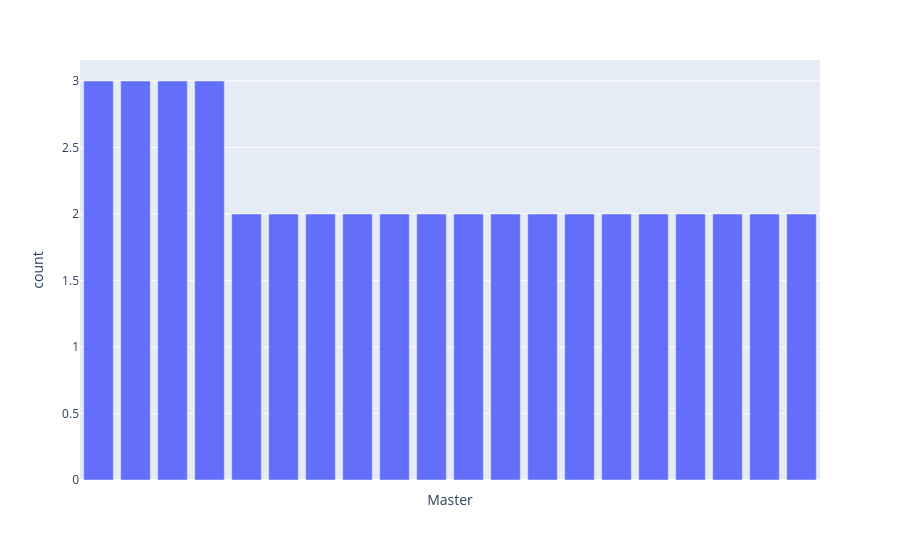

Notebook code cell kept with this figure:
### Code cell
fig = px.bar(data[:20], x="Master", y="count")
fig.update_xaxes(showticklabels=False) # we hide x labels because it takes too much room. We can see school names by hovering bars
fig.show()

### Figure 1 — Plotly figure (JSON) as saved in the notebook; plotly's stock layout.template omitted (floating-point values rounded to 4 significant figures)
{"data": [{"alignmentgroup": "True", "hovertemplate": "Master=%{x}<br>count=%{y}<extra></extra>", "legendgroup": "", "marker": {"color": "#636efa", "pattern": {"shape": ""}}, "name": "", "offsetgroup": "", "orientation": "v", "showlegend": false, "textposition": "auto", "type": "bar", "x": ["Columbia University | Master of Science (M.S.), Financial Engineering", "École Polytechnique | Master's degree, Applied Mathematics", "University of California, Berkeley, Haas School of Business | Master's Degree, Financial Engineering", "Université Paris-Saclay | Master 1 (M1), Mathématiques appliquées", "École Polytechnique | Master 2 (M2), Probabilités et Finance (Ex DEA El Karoui)", "Carnegie Mellon University - Tepper School of Business | Master of Science - MS, Computational Finance", "Cornell University | Master of Engineering - MEng, Financial Engineering", "University of Chicago | Master of Science - MS, Financial Mathematics", "École Polytechnique | MSc Probability & Finance (ex DEA El Karoui)", "ESILV - Ecole Supérieure d'Ingénieurs Léonard de Vinci | Master of Engineering - MEng, Financial Engineering", "University of Oxford | Master's degree, Mathematical and Computational Finance", "École Polytechnique | Master 2 (M2), Data Science", "Princeton University | Master in Finance", "Columbia University | Master of Science (M.S.), Operations Research", "ESILV - Ecole Supérieure d'Ingénieurs Léonard de Vinci | Master's degree, Financial Engineering", "École Polytechnique | Master's degree, Mathématiques appliquées", "Collège des Ingénieurs | Master of Business Administration - MBA", "Imperial College London | Master of Science - MS, Financial Mathematics", "University of Oxford | MSc, Mathematical and Computational Finance", "École Polytechnique | Master of Science - MS"], "xaxis": "x", "y": [3, 3, 3, 3, 2, 2, 2, 2, 2, 2, 2, 2, 2, 2, 2, 2, 2, 2, 2, 2], "yaxis": "y"}], "layout": {"barmode": "relative", "legend": {"tracegroupgap": 0}, "margin": {"t": 60}, "xaxis": {"anchor": "y", "domain": [0, 1], "showticklabels": false, "title": {"text": "Master"}}, "yaxis": {"anchor": "x", "domain": [0, 1], "title": {"text": "count"}}}}
